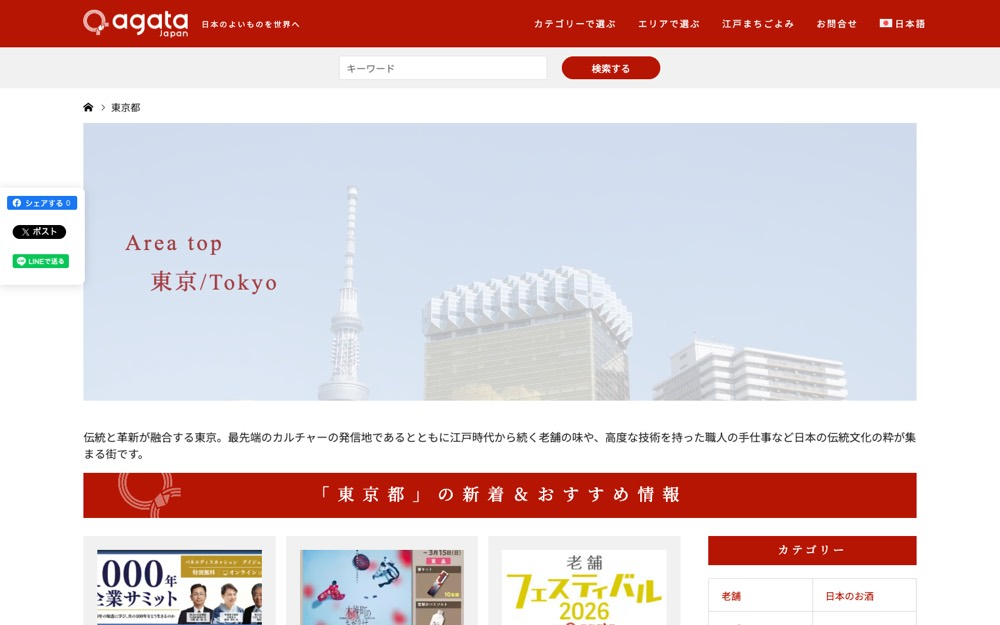
#> input picture shot/agatajapan-tokyo.jpg, 1000 x 625 px
$ python palette.py ../shot/agatajapan-tokyo.jpg
#> lines starting #> are read from the running program, lines starting #| are printed output that depends on the picture
#!/usr/bin/env python3
"""スクリーンショットの実ピクセルから、面積の大きい色を順に出す。

    python3 tools/palette.py shot/<slug>-full.png

CSSの background-color だけでは、画像・SVG・グラデーションで塗られた面が取れない。
実際に見えている絵から数えることで「そのサイトの色の比率」が正しく出る。
"""
import sys, json
from PIL import Image

im = Image.open(sys.argv[1]).convert('RGB')
#> im is the input picture: PIL image 1000x625 RGB; mean R, G, B 222.6, 203.4, 205.4
# 縦に長いページでも比率は変わらないので、思い切って縮めて数える
w = 240
im = im.resize((w, max(1, round(im.height * w / im.width))), Image.BILINEAR)
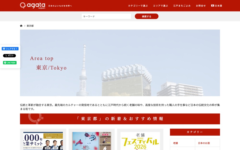
#> im: PIL image 240x150 RGB; mean R, G, B 222.6, 203.4, 205.4
q = im.quantize(colors=24, method=Image.MEDIANCUT).convert('RGB')
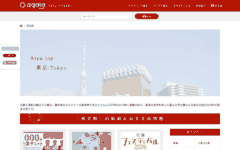
#> q: PIL image 240x150 RGB; mean R, G, B 223.1, 203.3, 205.5

count = {}
for px in q.getdata():
    count[px] = count.get(px, 0) + 1
#> this loop made 36000 passes
#> px on passes 1 to 3: (182, 21, 3), (182, 21, 3), (182, 21, 3)
#> after the loop, count = 24 items

def near(a, b):
    return sum((x - y) ** 2 for x, y in zip(a, b)) ** .5 < 26

merged = []
for rgb, n in sorted(count.items(), key=lambda kv: -kv[1]):
    hit = next((m for m in merged if near(m['rgb'], rgb)), None)
    if hit:
        hit['n'] += n
    else:
        merged.append({'rgb': rgb, 'n': n})
#> this loop made 24 passes
#> (rgb, n) on passes 2, 4, 6, 7, 10, 11, 13, 14, 15, 16, 17: ((241, 241, 241), 2902), ((210, 221, 239), 2557), ((216, 228, 241), 2355), ((214, 226, 241), 2177), ((252, 252, 253), 1272), ((255, 255, 254), 1180), ((227, 233, 239), 943), ((215, 223, 231), 866), ((207, 220, 237), 855), ((182, 21, 4), 706), ((184, 33, 17), 584)
#> (rgb, n) on passes 1, 3, 5, 8, 9, 12: ((255, 255, 255), 8378), ((212, 223, 240), 2723), ((182, 21, 3), 2471), ((184, 128, 123), 1518), ((215, 206, 198), 1441), ((188, 200, 206), 997)
#> after the loop, merged = 7 items

total = sum(m['n'] for m in merged) or 1
#> total = 36000
merged.sort(key=lambda m: -m['n'])
out = [{'hex': '#%02x%02x%02x' % m['rgb'], 'pct': round(m['n'] / total * 100, 1)}
       for m in merged if m['n'] / total >= 0.015][:6]
#> out = 6 items
json.dump(out, sys.stdout, ensure_ascii=False)
#| [{"hex": "#ffffff", "pct": 40.6}, {"hex": "#d4dff0", "pct": 34.7}, {"hex": "#b61503", "pct": 13.3}, {"hex": "#b8807b", "pct": 4.2}, {"hex": "#d7cec6", "pct": 4.0}, {"hex": "#bcc8ce", "pct": 2.8}]
